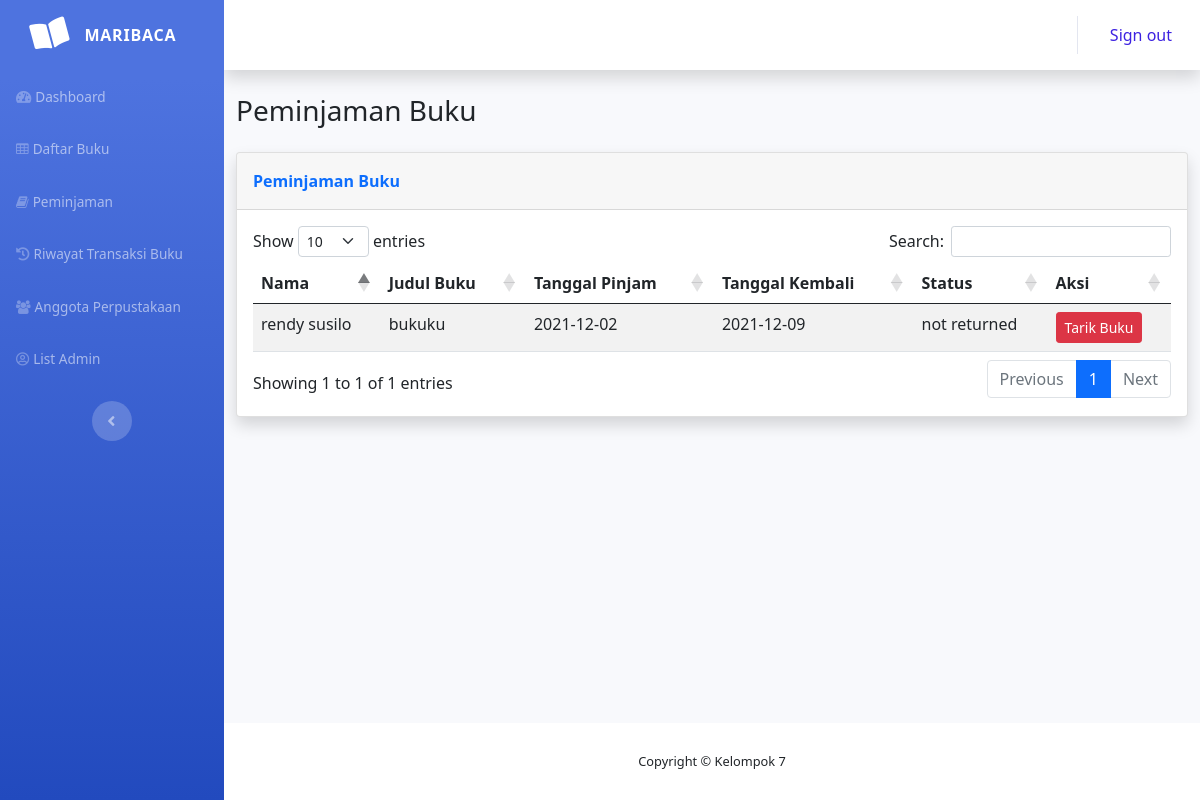
The page /?p=pinjam_read (signed in) on the database its author committed.
### tables this page shows
CREATE TABLE `peminjaman` (
  `ID_trbuku` int(11) NOT NULL,
  `ID_anggota` int(11) NOT NULL,
  `ID_buku` int(11) NOT NULL,
  `Tanggal_Pinjam` date NOT NULL,
  `Tanggal_Kembali` date NOT NULL,
  `Status` varchar(255) NOT NULL,
  `created_at` date NOT NULL,
  `updated_at` date NOT NULL
);

CREATE TABLE `anggotaperpus` (
  `ID_anggota` int(11) NOT NULL,
  `Nama` varchar(255) NOT NULL,
  `Jurusan` varchar(255) NOT NULL,
  `Fakultas` varchar(255) NOT NULL,
  `Nohp` varchar(255) NOT NULL,
  `Alamat` varchar(255) NOT NULL,
  `Email` varchar(255) NOT NULL,
  `Password` varchar(1000) NOT NULL,
  `id_role` int(11) NOT NULL,
  `created_at` date DEFAULT NULL,
  `deleted_at` date DEFAULT NULL,
  `updated_at` date DEFAULT NULL
);

CREATE TABLE `buku` (
  `ID_buku` int(11) NOT NULL,
  `Judul_Buku` varchar(255) NOT NULL,
  `Penerbit` varchar(255) NOT NULL,
  `Gambar` varchar(100) NOT NULL,
  `Tersedia` int(11) NOT NULL,
  `Dipinjam` int(11) NOT NULL,
  `Total` int(11) NOT NULL,
  `created_at` date NOT NULL,
  `deleted_at` date NOT NULL,
  `updated_at` date NOT NULL
);

### Page/pinjam_read.php (the view, shortened to what this page needs)
<div class="container-fluid">
    <h3 class="text-dark mb-4">Peminjaman Buku</h3>
        <div class="card shadow">
            <div class="card-header py-3">
                <p class="text-primary m-0 fw-bold">Peminjaman Buku</p>
            </div>
            <div class="card-body">
            <?php
            $status = "not returned";
            $query = "select * from peminjaman
            INNER JOIN buku on buku.ID_buku = peminjaman.ID_buku
            inner join anggotaperpus on anggotaperpus.ID_anggota = peminjaman.ID_anggota
            where Status = '$status' ";
            $datapinjam = mysqli_query($conn, $query);?>
                <table id="tabelpinjam" class="table table-striped">
                    <thead>
                        <tr>
                        <th>Nama</th>
                        <th>Judul Buku</th>
                        <th>Tanggal Pinjam</th>
                        <th>Tanggal Kembali</th>
                        <th>Status </th>
                        <?php if($_SESSION['role'] == 2){ ?>
                        <th>Aksi</th>
                        <?php } ?>
                        </tr>
                    </thead>
                    <tbody>
                     <?php while($baris = mysqli_fetch_assoc($datapinjam)){?>
                        <tr>
                        <td><?php echo $baris["Nama"]?></td>
                        <td><?php echo $baris["Judul_Buku"]?></td>
                        <td><?php echo $baris["Tanggal_Pinjam"]?></td>
                        <td><?php echo $baris["Tanggal_Kembali"]?></td>
                        <td><?php echo $baris["Status"]?></td>
                        <?php if($_SESSION['role'] == 2){ ?>
                        <td>
                            <a class="btn btn-danger btn-sm" href='?p=pinjam_saved&id=<?php echo $baris['ID_buku']?>&idtr=<?php echo $baris['ID_trbuku']?>&ida=<?php echo $baris['ID_anggota']?>&f=2'>Tarik Buku</a>
                        </td>
                        <?php } ?>
                        </tr>
                    <?php }?>
                    </tbody>
                </table>
            </div>
        </div>
</div>

### rows shown on the page
peminjaman: ID_anggota.Nama "rendy susilo", ID_buku.Judul_Buku "bukuku", Tanggal_Pinjam "2021-12-02", Tanggal_Kembali "2021-12-09", Status "not returned"
